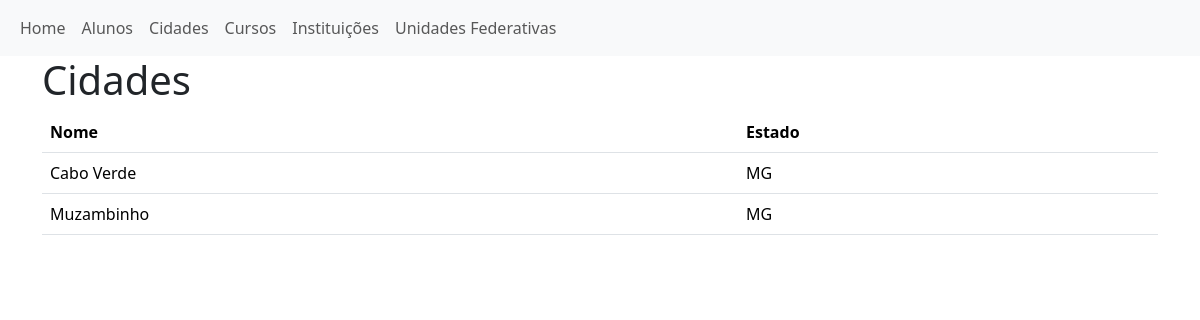
Page /cidades/ on the earlier database version.
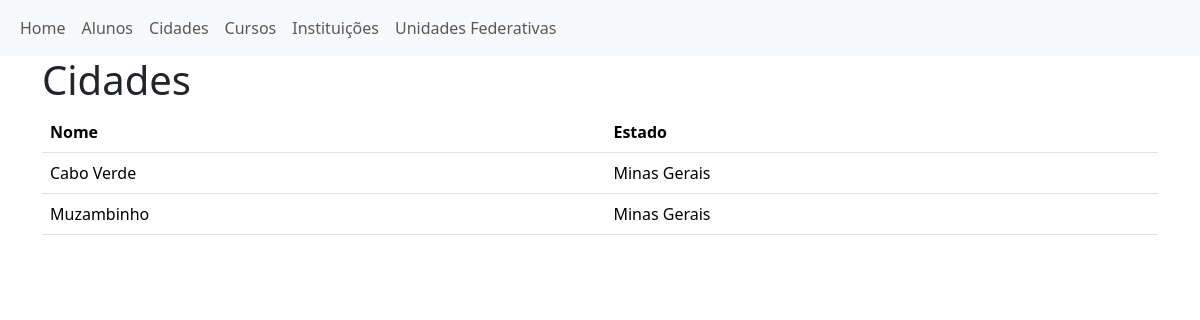
Same page on the later database version.
### app/models.py (models this page shows, shortened)
class Cidade(models.Model):
    class Meta:
        verbose_name = 'Cidade'
        verbose_name_plural = 'Cidades'
    nome = models.CharField(max_length=100, verbose_name='Cidade')
    uf = models.ForeignKey(Uf, on_delete=models.CASCADE, verbose_name = 'UF')

class Uf(models.Model):
    class Meta:
        verbose_name = 'UF'
        verbose_name_plural = 'UFS'
    nome = models.CharField(max_length = 100)
    abreviacao_uf = models.CharField(max_length = 2)
    def __str__(self):
        return self.nome

### app/views.py (the view)
# urls.py: path('cidades/', cidades, name='cidades'),
def cidades(request):
    context = {
        'cidades': Cidade.objects.all()
    }
    return render(request, 'cidades.html', context)

### app/templates/cidades.html
{% extends  'base.html' %}
{% block content %}
<div class="container">
    <h1>Cidades</h1>
    <table class="table">
        <thead>
            <tr>
                <th>Nome</th>
                <th>Estado</th>
            </tr>
        </thead>
        <tbody>
            {% for cidade in cidades %}
            <tr>
                <td>{{ cidade.nome }}</td>
                <td>{{ cidade.uf }}</td>
            </tr>
            {% endfor %}
        </tbody>
    </table>
</div>
{% endblock content %}

### app/templates/base.html (shortened to what this page needs)
<!DOCTYPE html>
<html lang="en">
<head>
    <link href="https://cdn.jsdelivr.net/npm/bootstrap@5.3.3/dist/css/bootstrap.min.css" rel="stylesheet">
</head>
<body>
    {% include 'partials/navbar.html' %}
    {% block content %}
    {% endblock content %}
</body>
</html>

### app/templates/partials/navbar.html (shortened to what this page needs)
<nav class="navbar navbar-expand-lg bg-body-tertiary">
    <div class="container-fluid">
        <div class="collapse navbar-collapse" id="navbarNav">
            <ul class="navbar-nav">
                <li class="nav-item">
                    <a class="nav-link" href="{% url 'home' %}">Home</a>
                </li>
                <li class="nav-item">
                    <a class="nav-link" href="{% url 'alunos' %}">Alunos</a>
                </li>
                <li class="nav-item">
                    <a class="nav-link" href="{% url 'cidades' %}">Cidades</a>
                </li>
                <li class="nav-item">
                    <a class="nav-link" href="{% url 'cursos' %}">Cursos</a>
                </li>
                <li class="nav-item">
                    <a class="nav-link" href="{% url 'instituicoes' %}">Instituições</a>
                </li>
                <li class="nav-item">
                    <a class="nav-link" href="{% url 'ufs' %}">Unidades Federativas</a>
                </li>
            </ul>
        </div>
    </div>
</nav>

Differences in the rows shown:
changed through a linked row, Cidade "Cabo Verde": uf "MG" → "Minas Gerais"
changed through a linked row, Cidade "Muzambinho": uf "MG" → "Minas Gerais"
